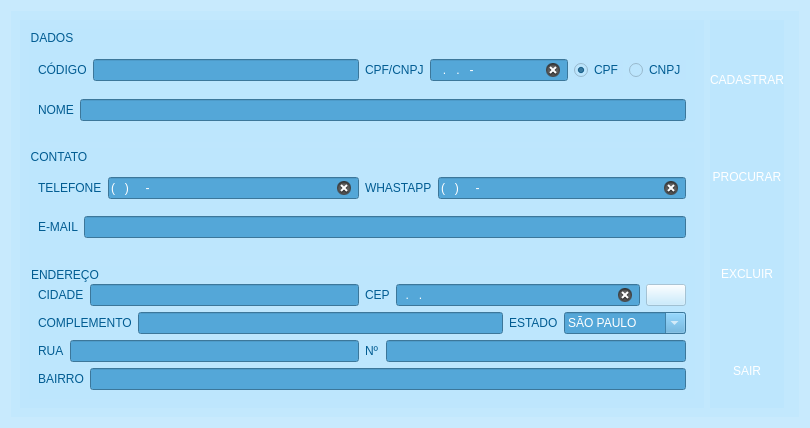
<?xml version="1.0" encoding="UTF-8"?>
<ui version="4.0">
 <class>Form</class>
 <widget class="QWidget" name="Form">
  <property name="geometry">
   <rect>
    <x>0</x>
    <y>0</y>
    <width>810</width>
    <height>428</height>
   </rect>
  </property>
  <property name="minimumSize">
   <size>
    <width>810</width>
    <height>428</height>
   </size>
  </property>
  <property name="maximumSize">
   <size>
    <width>810</width>
    <height>428</height>
   </size>
  </property>
  <property name="windowTitle">
   <string>CADASTRO FORNECEDORES - ASSISTENCIA TECNICA DE MANUNTEÇÃO</string>
  </property>
  <property name="windowIcon">
   <iconset resource="../IMG/recursos.qrc">
    <normaloff>:/img/technician.svg</normaloff>:/img/technician.svg</iconset>
  </property>
  <property name="styleSheet">
   <string notr="true">QToolTip {
    border: 2px solid darkkhaki;
    padding: 5px;
    border-radius: 3px;
    opacity: 200;	
	color: rgb(1, 92, 146);
	background-color: rgb(188, 230, 254);	
	border-color: rgb(1, 92, 146);
}

#principal{
	background-image: url(:/img/tecnico.jpg);
}

QFrame, QGroupBox{
	border: 1px;	
	border-color: rgb(188, 230, 254);
	color: rgb(1, 92, 146);
	font: 10pt &quot;Franklin Gothic Heavy&quot;;	

}

QWidget{		
	background-color: rgb(188, 230, 254, 150);
}

QToolButton{
	color: rgb(255, 255, 255);
	font: 10pt &quot;Franklin Gothic Heavy&quot;;	
	background-color: rgba(255, 255, 255, 0);
	margin: 0% 50% 0% 50%;	
	padding:0% 50% 0% 50%;	
}

QToolButton:hover:pressed{
background-color: rgb(84, 167, 216);
}

QToolButton:hover{
	background-color: rgb(1, 92, 146);
	
	color: rgb(255, 255, 255);
}

QLineEdit, QComboBox{				
	color: rgb(255, 255, 255);
	background-color: rgb(84, 167, 216);
}

QLineEdit:hover, QComboBox:hover{				
background-color: rgb(1, 92, 146);
}

QRadioButton{
	color: rgb(1, 92, 146);	
	font: 10pt &quot;MS Shell Dlg 2&quot;;
}

QRadioButton::indicator:checked:hover{
	font: 75 12pt &quot;MS Shell Dlg 2&quot;;
}

QRadioButton::indicator:indeterminate:pressed{  	
	font: 75 12pt &quot;MS Shell Dlg 2&quot;;
}

QLabel{	
	background-color: rgba(255, 255, 255, 0);
}

#label_14,#label_15,#label_16, #label_17{	
	color: rgb(255, 255, 255);
}</string>
  </property>
  <layout class="QHBoxLayout" name="horizontalLayout">
   <item>
    <widget class="QFrame" name="principal">
     <property name="frameShape">
      <enum>QFrame::StyledPanel</enum>
     </property>
     <property name="frameShadow">
      <enum>QFrame::Raised</enum>
     </property>
     <layout class="QHBoxLayout" name="horizontalLayout_21">
      <item>
       <widget class="QFrame" name="frame">
        <property name="frameShape">
         <enum>QFrame::StyledPanel</enum>
        </property>
        <property name="frameShadow">
         <enum>QFrame::Raised</enum>
        </property>
        <layout class="QVBoxLayout" name="verticalLayout_5">
         <item>
          <widget class="QGroupBox" name="groupBox">
           <property name="title">
            <string>DADOS</string>
           </property>
           <layout class="QVBoxLayout" name="verticalLayout_2">
            <property name="topMargin">
             <number>18</number>
            </property>
            <item>
             <layout class="QHBoxLayout" name="horizontalLayout_4">
              <item>
               <layout class="QHBoxLayout" name="horizontalLayout_2">
                <item>
                 <widget class="QLabel" name="label">
                  <property name="toolTip">
                   <string>&lt;html&gt;&lt;head/&gt;&lt;body&gt;&lt;p&gt;&lt;span style=&quot; font-weight:600;&quot;&gt;CÓDIGO DO FORNECEDOR&lt;/span&gt;&lt;/p&gt;&lt;/body&gt;&lt;/html&gt;</string>
                  </property>
                  <property name="text">
                   <string>CÓDIGO</string>
                  </property>
                 </widget>
                </item>
                <item>
                 <widget class="QLineEdit" name="codigo">
                  <property name="enabled">
                   <bool>false</bool>
                  </property>
                  <property name="toolTip">
                   <string>&lt;html&gt;&lt;head/&gt;&lt;body&gt;&lt;p&gt;&lt;span style=&quot; font-weight:600;&quot;&gt;CÓDIGO DO FORNECEDOR&lt;/span&gt;&lt;/p&gt;&lt;/body&gt;&lt;/html&gt;</string>
                  </property>
                  <property name="clearButtonEnabled">
                   <bool>true</bool>
                  </property>
                 </widget>
                </item>
               </layout>
              </item>
              <item>
               <layout class="QHBoxLayout" name="horizontalLayout_3">
                <item>
                 <widget class="QLabel" name="label_2">
                  <property name="toolTip">
                   <string>&lt;html&gt;&lt;head/&gt;&lt;body&gt;&lt;p&gt;&lt;span style=&quot; font-weight:600;&quot;&gt;DOCUMENTO DO FORNECEDOR&lt;/span&gt;&lt;/p&gt;&lt;/body&gt;&lt;/html&gt;</string>
                  </property>
                  <property name="text">
                   <string>CPF/CNPJ</string>
                  </property>
                 </widget>
                </item>
                <item>
                 <widget class="QLineEdit" name="documento">
                  <property name="toolTip">
                   <string>&lt;html&gt;&lt;head/&gt;&lt;body&gt;&lt;p&gt;&lt;span style=&quot; font-weight:600;&quot;&gt;DOCUMENTO DO FORNECEDOR&lt;/span&gt;&lt;/p&gt;&lt;/body&gt;&lt;/html&gt;</string>
                  </property>
                  <property name="inputMask">
                   <string>999.999.999-99</string>
                  </property>
                  <property name="clearButtonEnabled">
                   <bool>true</bool>
                  </property>
                 </widget>
                </item>
                <item>
                 <layout class="QHBoxLayout" name="horizontalLayout_6">
                  <item>
                   <widget class="QRadioButton" name="cpf">
                    <property name="toolTip">
                     <string>&lt;html&gt;&lt;head/&gt;&lt;body&gt;&lt;p&gt;&lt;span style=&quot; font-weight:600;&quot;&gt;CPF DO FORNECEDOR&lt;/span&gt;&lt;/p&gt;&lt;p&gt;&lt;br/&gt;&lt;/p&gt;&lt;/body&gt;&lt;/html&gt;</string>
                    </property>
                    <property name="text">
                     <string>CPF</string>
                    </property>
                    <property name="checked">
                     <bool>true</bool>
                    </property>
                   </widget>
                  </item>
                  <item>
                   <widget class="QRadioButton" name="cnpj">
                    <property name="toolTip">
                     <string>&lt;html&gt;&lt;head/&gt;&lt;body&gt;&lt;p&gt;&lt;span style=&quot; font-weight:600;&quot;&gt;CNPJ DO FORNECEDOR&lt;/span&gt;&lt;/p&gt;&lt;p&gt;&lt;br/&gt;&lt;/p&gt;&lt;/body&gt;&lt;/html&gt;</string>
                    </property>
                    <property name="text">
                     <string>CNPJ</string>
                    </property>
                   </widget>
                  </item>
                 </layout>
                </item>
               </layout>
              </item>
             </layout>
            </item>
            <item>
             <layout class="QHBoxLayout" name="horizontalLayout_5">
              <item>
               <widget class="QLabel" name="label_3">
                <property name="toolTip">
                 <string>&lt;html&gt;&lt;head/&gt;&lt;body&gt;&lt;p&gt;&lt;span style=&quot; font-weight:600;&quot;&gt;NOME COMPLETO DO FORNECEDOR&lt;/span&gt;&lt;/p&gt;&lt;/body&gt;&lt;/html&gt;</string>
                </property>
                <property name="text">
                 <string>NOME</string>
                </property>
               </widget>
              </item>
              <item>
               <widget class="QLineEdit" name="nome">
                <property name="toolTip">
                 <string>&lt;html&gt;&lt;head/&gt;&lt;body&gt;&lt;p&gt;&lt;span style=&quot; font-weight:600;&quot;&gt;NOME COMPLETO DO FORNECEDOR&lt;/span&gt;&lt;/p&gt;&lt;/body&gt;&lt;/html&gt;</string>
                </property>
                <property name="clearButtonEnabled">
                 <bool>true</bool>
                </property>
               </widget>
              </item>
             </layout>
            </item>
           </layout>
          </widget>
         </item>
         <item>
          <widget class="QGroupBox" name="groupBox_3">
           <property name="title">
            <string>CONTATO</string>
           </property>
           <layout class="QVBoxLayout" name="verticalLayout_4">
            <property name="topMargin">
             <number>18</number>
            </property>
            <item>
             <layout class="QHBoxLayout" name="horizontalLayout_14">
              <item>
               <layout class="QHBoxLayout" name="horizontalLayout_15">
                <item>
                 <widget class="QLabel" name="label_9">
                  <property name="toolTip">
                   <string>&lt;html&gt;&lt;head/&gt;&lt;body&gt;&lt;p&gt;&lt;span style=&quot; font-weight:600;&quot;&gt;CONTATO DO FORNECEDOR&lt;/span&gt;&lt;/p&gt;&lt;/body&gt;&lt;/html&gt;</string>
                  </property>
                  <property name="text">
                   <string>TELEFONE</string>
                  </property>
                 </widget>
                </item>
                <item>
                 <widget class="QLineEdit" name="telefone">
                  <property name="toolTip">
                   <string>&lt;html&gt;&lt;head/&gt;&lt;body&gt;&lt;p&gt;&lt;span style=&quot; font-weight:600;&quot;&gt;CONTATO DO FORNECEDOR&lt;/span&gt;&lt;/p&gt;&lt;/body&gt;&lt;/html&gt;</string>
                  </property>
                  <property name="inputMask">
                   <string>(999)99999-9999</string>
                  </property>
                  <property name="clearButtonEnabled">
                   <bool>true</bool>
                  </property>
                 </widget>
                </item>
               </layout>
              </item>
              <item>
               <layout class="QHBoxLayout" name="horizontalLayout_16">
                <item>
                 <widget class="QLabel" name="label_10">
                  <property name="toolTip">
                   <string>&lt;html&gt;&lt;head/&gt;&lt;body&gt;&lt;p&gt;&lt;span style=&quot; font-weight:600;&quot;&gt;CONTATO DO FORNECEDOR&lt;/span&gt;&lt;/p&gt;&lt;/body&gt;&lt;/html&gt;</string>
                  </property>
                  <property name="text">
                   <string>WHASTAPP</string>
                  </property>
                 </widget>
                </item>
                <item>
                 <widget class="QLineEdit" name="whatsapp">
                  <property name="toolTip">
                   <string>&lt;html&gt;&lt;head/&gt;&lt;body&gt;&lt;p&gt;&lt;span style=&quot; font-weight:600;&quot;&gt;CONTATO DO FORNECEDOR&lt;/span&gt;&lt;/p&gt;&lt;/body&gt;&lt;/html&gt;</string>
                  </property>
                  <property name="inputMask">
                   <string>(999)99999-9999</string>
                  </property>
                  <property name="clearButtonEnabled">
                   <bool>true</bool>
                  </property>
                 </widget>
                </item>
               </layout>
              </item>
             </layout>
            </item>
            <item>
             <layout class="QHBoxLayout" name="horizontalLayout_17">
              <item>
               <widget class="QLabel" name="label_11">
                <property name="toolTip">
                 <string>&lt;html&gt;&lt;head/&gt;&lt;body&gt;&lt;p&gt;&lt;span style=&quot; font-weight:600;&quot;&gt;CONTATO DO FORNECEDOR&lt;/span&gt;&lt;/p&gt;&lt;/body&gt;&lt;/html&gt;</string>
                </property>
                <property name="text">
                 <string>E-MAIL</string>
                </property>
               </widget>
              </item>
              <item>
               <widget class="QLineEdit" name="email">
                <property name="toolTip">
                 <string>&lt;html&gt;&lt;head/&gt;&lt;body&gt;&lt;p&gt;&lt;span style=&quot; font-weight:600;&quot;&gt;CONTATO DO FORNECEDOR&lt;/span&gt;&lt;/p&gt;&lt;/body&gt;&lt;/html&gt;</string>
                </property>
                <property name="clearButtonEnabled">
                 <bool>true</bool>
                </property>
               </widget>
              </item>
             </layout>
            </item>
           </layout>
          </widget>
         </item>
         <item>
          <widget class="QGroupBox" name="groupBox_2">
           <property name="title">
            <string>ENDEREÇO</string>
           </property>
           <layout class="QVBoxLayout" name="verticalLayout_3">
            <property name="leftMargin">
             <number>9</number>
            </property>
            <property name="topMargin">
             <number>18</number>
            </property>
            <item>
             <layout class="QHBoxLayout" name="horizontalLayout_13">
              <item>
               <layout class="QHBoxLayout" name="horizontalLayout_12">
                <item>
                 <widget class="QLabel" name="label_7">
                  <property name="toolTip">
                   <string>&lt;html&gt;&lt;head/&gt;&lt;body&gt;&lt;p&gt;&lt;span style=&quot; font-weight:600;&quot;&gt;ENDEREÇO DO FORNECEDOR&lt;/span&gt;&lt;/p&gt;&lt;/body&gt;&lt;/html&gt;</string>
                  </property>
                  <property name="text">
                   <string>CIDADE</string>
                  </property>
                 </widget>
                </item>
                <item>
                 <widget class="QLineEdit" name="cidade">
                  <property name="toolTip">
                   <string>&lt;html&gt;&lt;head/&gt;&lt;body&gt;&lt;p&gt;&lt;span style=&quot; font-weight:600;&quot;&gt;ENDEREÇO DO FORNECEDOR&lt;/span&gt;&lt;/p&gt;&lt;/body&gt;&lt;/html&gt;</string>
                  </property>
                  <property name="clearButtonEnabled">
                   <bool>true</bool>
                  </property>
                 </widget>
                </item>
               </layout>
              </item>
              <item>
               <layout class="QHBoxLayout" name="horizontalLayout_10">
                <item>
                 <widget class="QLabel" name="label_8">
                  <property name="text">
                   <string>CEP</string>
                  </property>
                 </widget>
                </item>
                <item>
                 <widget class="QLineEdit" name="cep">
                  <property name="inputMask">
                   <string>99.999.999</string>
                  </property>
                  <property name="clearButtonEnabled">
                   <bool>true</bool>
                  </property>
                 </widget>
                </item>
                <item>
                 <widget class="QPushButton" name="bt_cep">
                  <property name="toolTip">
                   <string>&lt;html&gt;&lt;head/&gt;&lt;body&gt;&lt;p&gt;&lt;span style=&quot; font-weight:600;&quot;&gt;PREENCHA O CEP E CLIQUE AQUI PARA PREENCHER O RESTANTE&lt;/span&gt;&lt;/p&gt;&lt;/body&gt;&lt;/html&gt;</string>
                  </property>
                  <property name="text">
                   <string/>
                  </property>
                  <property name="icon">
                   <iconset resource="../IMG/recursos.qrc">
                    <normaloff>:/img/usb.svg</normaloff>:/img/usb.svg</iconset>
                  </property>
                 </widget>
                </item>
               </layout>
              </item>
             </layout>
            </item>
            <item>
             <layout class="QHBoxLayout" name="horizontalLayout_18">
              <item>
               <layout class="QHBoxLayout" name="horizontalLayout_19">
                <item>
                 <widget class="QLabel" name="label_12">
                  <property name="toolTip">
                   <string>&lt;html&gt;&lt;head/&gt;&lt;body&gt;&lt;p&gt;&lt;span style=&quot; font-weight:600;&quot;&gt;ENDEREÇO DO FORNECEDOR&lt;/span&gt;&lt;/p&gt;&lt;/body&gt;&lt;/html&gt;</string>
                  </property>
                  <property name="text">
                   <string>COMPLEMENTO</string>
                  </property>
                 </widget>
                </item>
                <item>
                 <widget class="QLineEdit" name="complemento">
                  <property name="toolTip">
                   <string>&lt;html&gt;&lt;head/&gt;&lt;body&gt;&lt;p&gt;&lt;span style=&quot; font-weight:600;&quot;&gt;ENDEREÇO DO FORNECEDOR&lt;/span&gt;&lt;/p&gt;&lt;/body&gt;&lt;/html&gt;</string>
                  </property>
                  <property name="clearButtonEnabled">
                   <bool>true</bool>
                  </property>
                 </widget>
                </item>
               </layout>
              </item>
              <item>
               <layout class="QHBoxLayout" name="horizontalLayout_20">
                <item>
                 <widget class="QLabel" name="label_13">
                  <property name="toolTip">
                   <string>&lt;html&gt;&lt;head/&gt;&lt;body&gt;&lt;p&gt;&lt;span style=&quot; font-weight:600;&quot;&gt;ENDEREÇO DO FORNECEDOR&lt;/span&gt;&lt;/p&gt;&lt;/body&gt;&lt;/html&gt;</string>
                  </property>
                  <property name="text">
                   <string>ESTADO</string>
                  </property>
                 </widget>
                </item>
                <item>
                 <widget class="QComboBox" name="estado">
                  <property name="minimumSize">
                   <size>
                    <width>122</width>
                    <height>0</height>
                   </size>
                  </property>
                  <property name="toolTip">
                   <string>&lt;html&gt;&lt;head/&gt;&lt;body&gt;&lt;p&gt;&lt;span style=&quot; font-weight:600;&quot;&gt;ENDEREÇO DO FORNECEDOR&lt;/span&gt;&lt;/p&gt;&lt;/body&gt;&lt;/html&gt;</string>
                  </property>
                  <property name="editable">
                   <bool>true</bool>
                  </property>
                  <item>
                   <property name="text">
                    <string>SÃO PAULO</string>
                   </property>
                  </item>
                 </widget>
                </item>
               </layout>
              </item>
             </layout>
            </item>
            <item>
             <layout class="QHBoxLayout" name="horizontalLayout_7">
              <item>
               <layout class="QHBoxLayout" name="horizontalLayout_8">
                <item>
                 <widget class="QLabel" name="label_4">
                  <property name="toolTip">
                   <string>&lt;html&gt;&lt;head/&gt;&lt;body&gt;&lt;p&gt;&lt;span style=&quot; font-weight:600;&quot;&gt;ENDEREÇO DO FORNECEDOR&lt;/span&gt;&lt;/p&gt;&lt;/body&gt;&lt;/html&gt;</string>
                  </property>
                  <property name="text">
                   <string>RUA</string>
                  </property>
                 </widget>
                </item>
                <item>
                 <widget class="QLineEdit" name="rua">
                  <property name="toolTip">
                   <string>&lt;html&gt;&lt;head/&gt;&lt;body&gt;&lt;p&gt;&lt;span style=&quot; font-weight:600;&quot;&gt;ENDEREÇO DO FORNECEDOR&lt;/span&gt;&lt;/p&gt;&lt;/body&gt;&lt;/html&gt;</string>
                  </property>
                  <property name="clearButtonEnabled">
                   <bool>true</bool>
                  </property>
                 </widget>
                </item>
               </layout>
              </item>
              <item>
               <layout class="QHBoxLayout" name="horizontalLayout_9">
                <item>
                 <widget class="QLabel" name="label_5">
                  <property name="toolTip">
                   <string>&lt;html&gt;&lt;head/&gt;&lt;body&gt;&lt;p&gt;&lt;span style=&quot; font-weight:600;&quot;&gt;ENDEREÇO DO FORNECEDOR&lt;/span&gt;&lt;/p&gt;&lt;/body&gt;&lt;/html&gt;</string>
                  </property>
                  <property name="text">
                   <string>Nº</string>
                  </property>
                 </widget>
                </item>
                <item>
                 <widget class="QLineEdit" name="numero">
                  <property name="toolTip">
                   <string>&lt;html&gt;&lt;head/&gt;&lt;body&gt;&lt;p&gt;&lt;span style=&quot; font-weight:600;&quot;&gt;ENDEREÇO DO FORNECEDOR&lt;/span&gt;&lt;/p&gt;&lt;/body&gt;&lt;/html&gt;</string>
                  </property>
                  <property name="clearButtonEnabled">
                   <bool>true</bool>
                  </property>
                 </widget>
                </item>
               </layout>
              </item>
             </layout>
            </item>
            <item>
             <layout class="QHBoxLayout" name="horizontalLayout_11">
              <item>
               <widget class="QLabel" name="label_6">
                <property name="toolTip">
                 <string>&lt;html&gt;&lt;head/&gt;&lt;body&gt;&lt;p&gt;&lt;span style=&quot; font-weight:600;&quot;&gt;ENDEREÇO DO FORNECEDOR&lt;/span&gt;&lt;/p&gt;&lt;/body&gt;&lt;/html&gt;</string>
                </property>
                <property name="text">
                 <string>BAIRRO</string>
                </property>
               </widget>
              </item>
              <item>
               <widget class="QLineEdit" name="bairro">
                <property name="toolTip">
                 <string>&lt;html&gt;&lt;head/&gt;&lt;body&gt;&lt;p&gt;&lt;span style=&quot; font-weight:600;&quot;&gt;ENDEREÇO DO FORNECEDOR&lt;/span&gt;&lt;/p&gt;&lt;/body&gt;&lt;/html&gt;</string>
                </property>
                <property name="clearButtonEnabled">
                 <bool>true</bool>
                </property>
               </widget>
              </item>
             </layout>
            </item>
           </layout>
          </widget>
         </item>
        </layout>
       </widget>
      </item>
      <item>
       <widget class="QFrame" name="frame_3">
        <property name="frameShape">
         <enum>QFrame::StyledPanel</enum>
        </property>
        <property name="frameShadow">
         <enum>QFrame::Raised</enum>
        </property>
        <layout class="QVBoxLayout" name="verticalLayout_6">
         <property name="spacing">
          <number>6</number>
         </property>
         <property name="leftMargin">
          <number>0</number>
         </property>
         <property name="topMargin">
          <number>0</number>
         </property>
         <property name="rightMargin">
          <number>0</number>
         </property>
         <property name="bottomMargin">
          <number>0</number>
         </property>
         <item>
          <widget class="QGroupBox" name="groupBox_4">
           <property name="maximumSize">
            <size>
             <width>16777215</width>
             <height>16777215</height>
            </size>
           </property>
           <property name="title">
            <string/>
           </property>
           <layout class="QVBoxLayout" name="verticalLayout_7">
            <property name="spacing">
             <number>0</number>
            </property>
            <property name="sizeConstraint">
             <enum>QLayout::SetDefaultConstraint</enum>
            </property>
            <property name="leftMargin">
             <number>0</number>
            </property>
            <property name="topMargin">
             <number>0</number>
            </property>
            <property name="rightMargin">
             <number>0</number>
            </property>
            <property name="bottomMargin">
             <number>0</number>
            </property>
            <item>
             <widget class="QPushButton" name="cadastrar">
              <property name="text">
               <string/>
              </property>
              <property name="icon">
               <iconset resource="../IMG/recursos.qrc">
                <normaloff>:/img/save.svg</normaloff>:/img/save.svg</iconset>
              </property>
              <property name="iconSize">
               <size>
                <width>41</width>
                <height>52</height>
               </size>
              </property>
              <property name="flat">
               <bool>true</bool>
              </property>
             </widget>
            </item>
            <item>
             <widget class="QLabel" name="label_14">
              <property name="text">
               <string>CADASTRAR</string>
              </property>
              <property name="alignment">
               <set>Qt::AlignCenter</set>
              </property>
             </widget>
            </item>
            <item>
             <widget class="QPushButton" name="procurar">
              <property name="text">
               <string/>
              </property>
              <property name="icon">
               <iconset resource="../IMG/recursos.qrc">
                <normaloff>:/img/find-my-friend.svg</normaloff>:/img/find-my-friend.svg</iconset>
              </property>
              <property name="iconSize">
               <size>
                <width>41</width>
                <height>52</height>
               </size>
              </property>
              <property name="flat">
               <bool>true</bool>
              </property>
             </widget>
            </item>
            <item>
             <widget class="QLabel" name="label_15">
              <property name="enabled">
               <bool>false</bool>
              </property>
              <property name="text">
               <string>PROCURAR</string>
              </property>
              <property name="alignment">
               <set>Qt::AlignCenter</set>
              </property>
             </widget>
            </item>
            <item>
             <widget class="QPushButton" name="excluir">
              <property name="text">
               <string/>
              </property>
              <property name="icon">
               <iconset resource="../IMG/recursos.qrc">
                <normaloff>:/img/remove.svg</normaloff>:/img/remove.svg</iconset>
              </property>
              <property name="iconSize">
               <size>
                <width>41</width>
                <height>52</height>
               </size>
              </property>
              <property name="flat">
               <bool>true</bool>
              </property>
             </widget>
            </item>
            <item>
             <widget class="QLabel" name="label_16">
              <property name="text">
               <string>EXCLUIR</string>
              </property>
              <property name="alignment">
               <set>Qt::AlignCenter</set>
              </property>
             </widget>
            </item>
            <item>
             <widget class="QPushButton" name="sair">
              <property name="text">
               <string/>
              </property>
              <property name="icon">
               <iconset resource="../IMG/recursos.qrc">
                <normaloff>:/img/cross.svg</normaloff>:/img/cross.svg</iconset>
              </property>
              <property name="iconSize">
               <size>
                <width>41</width>
                <height>52</height>
               </size>
              </property>
              <property name="flat">
               <bool>true</bool>
              </property>
             </widget>
            </item>
            <item>
             <widget class="QLabel" name="label_17">
              <property name="text">
               <string>SAIR</string>
              </property>
              <property name="alignment">
               <set>Qt::AlignCenter</set>
              </property>
             </widget>
            </item>
           </layout>
          </widget>
         </item>
        </layout>
       </widget>
      </item>
      <item>
       <widget class="QFrame" name="frame_2">
        <property name="frameShape">
         <enum>QFrame::StyledPanel</enum>
        </property>
        <property name="frameShadow">
         <enum>QFrame::Raised</enum>
        </property>
        <layout class="QVBoxLayout" name="verticalLayout">
         <property name="spacing">
          <number>6</number>
         </property>
         <property name="leftMargin">
          <number>0</number>
         </property>
         <property name="topMargin">
          <number>0</number>
         </property>
         <property name="rightMargin">
          <number>0</number>
         </property>
         <property name="bottomMargin">
          <number>0</number>
         </property>
        </layout>
       </widget>
      </item>
     </layout>
    </widget>
   </item>
  </layout>
 </widget>
 <resources>
  <include location="../IMG/recursos.qrc"/>
 </resources>
 <connections/>
</ui>
